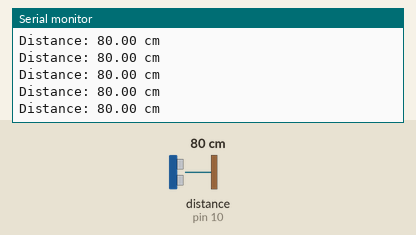
Simulated run of this sketch. Board: Arduino Uno, built with avr-gcc and run on an emulated ATmega328P. Shown: the last lines printed to the serial monitor. Wiring (inferred from the names in the program): ultrasonic range finder: trigger pin 9; echo pin 10. Inputs (shaded band) come from the test bench; at power-on: distance to the obstacle (sensor on pin 10) 80 cm. The echo pulse lasts 58.3 µs per cm.

Above: at 1.2 s.
1.3 s: distance to the obstacle (sensor on pin 10) set to 2 cm
At 1.44 s:
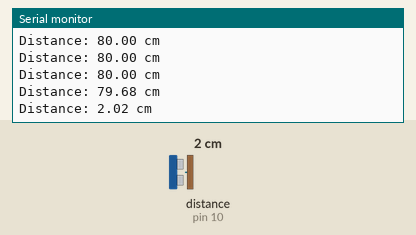
2.8 s: distance to the obstacle (sensor on pin 10) set to 4 cm
At 2.89 s:
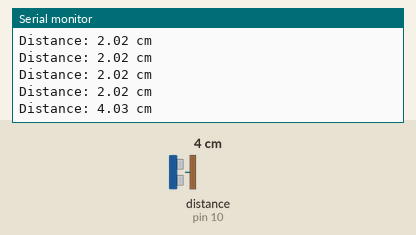
Timing chart, 0 to 5.8 s (numbered marks = the images above; inputs shaded):
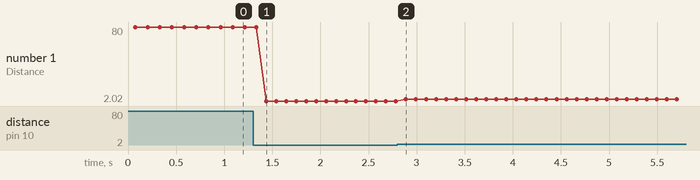

The sketch:

UltrasonicSensor.ino
```cpp
const int trigPin = 9;
const int echoPin = 10;

const int numSamples = 5;  // Number of samples for median filtering
float distances[numSamples];

void setup() {
  pinMode(trigPin, OUTPUT);
  pinMode(echoPin, INPUT);
  Serial.begin(115200);
}

void loop() {
  float distance = getFilteredDistance();

  // Print filtered distance
  if (distance > 2 && distance < 400) {  // Only show valid readings
    Serial.print("Distance: ");
    Serial.print(distance);
    Serial.println(" cm");
  } else {
    Serial.println("Invalid reading, discarded.");
  }

  delay(50);
}

// Function to take multiple readings and return the median distance
float getFilteredDistance() {
  for (int i = 0; i < numSamples; i++) {
    distances[i] = getRawDistance();
    delay(10);  // Small delay to prevent sensor interference
  }

  // Sort array and return median value
  return getMedian(distances, numSamples);
}

// Function to take a single raw distance reading
float getRawDistance() {
  digitalWrite(trigPin, LOW);
  delayMicroseconds(5);
  digitalWrite(trigPin, HIGH);
  delayMicroseconds(10);
  digitalWrite(trigPin, LOW);

  long duration = pulseIn(echoPin, HIGH);
  float distance = (duration * 0.0343) / 2.0;

  return distance;
}

// Function to find the median of an array
float getMedian(float *arr, int size) {
  float temp[size];
  memcpy(temp, arr, sizeof(temp));  // Copy array to avoid modifying original

  // Sort the array
  for (int i = 0; i < size - 1; i++) {
    for (int j = i + 1; j < size; j++) {
      if (temp[i] > temp[j]) {
        float swap = temp[i];
        temp[i] = temp[j];
        temp[j] = swap;
      }
    }
  }

  return temp[size / 2];  // Return median value
}
```

Measured:
- after the input at 1.3 s, the serial monitor: prints a new line at once (image 1)
- after the input at 2.8 s, the serial monitor: prints a new line after 0.09 s (image 2)
- plotted number 1: 80 → 2.02 after the input at 1.3 s, 2.02 → 4.03 after the input at 2.8 s
